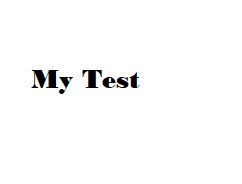
#> input picture app/assets/images/test.jpg, 242 x 184 px
$ python contours.py ../images/test.jpg
#> lines starting #> are read from the running program, lines starting #| are printed output that depends on the picture; after the words box and inside, x2 and y2 are one past the last pixel; in counts of white or black regions, pixels touching at a corner belong together
import numpy as np
import cv2
import sys
import math
from PIL import Image

file = str(sys.argv[1])

#get image size
img = Image.open(file)
#> img is the input picture: PIL image 242x184 RGB; mean R, G, B 250.4, 250.4, 250.4
img_width, img_height = img.size
#> img_width = 242; img_height = 184
#resize if too large
max_size = 1000
if (img_height > max_size or img_width > max_size):
	img.thumbnail([max_size, max_size])
	img.save(file)
	img_width, img_height = img.size

im = cv2.imread(file)

imgray = cv2.cvtColor(im,cv2.COLOR_BGR2GRAY)
ret,thresh = cv2.threshold(imgray,127,255,0)
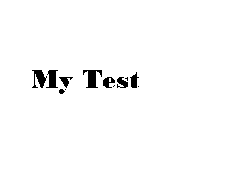
#> thresh: shape (184, 242); 98.2% white; 12 black regions (4 under 20 px)
contours, hier = cv2.findContours(thresh,cv2.RETR_LIST,cv2.CHAIN_APPROX_SIMPLE)
#> contours = 18 contours, 9 with area under 20; largest, box (x1, y1, x2, y2) and area: (0, 0, 242, 184) 44103, (82, 69, 103, 89) 226, (31, 69, 47, 89) 186, (45, 69, 59, 89) 166, (102, 76, 116, 89) 107

contours_list = []
# get rid of image border
for contour in contours:
	contours_list.append(contour.tolist())
#> this loop made 18 passes
#> contour on passes 1, 3, 4, 5, 7, 13, 18: [[64, 89], [65, 88], [66, 89], [65, 90]], [[137, 86], [138, 85], [139, 86], [138, 87]], [[112, 86], [113, 85], [114, 86], [113, 87]], [[113, 85], [114, 84], [115, 85], [114, 86]], [[109, 78], [109, 81], [110, 81], [110, 78]], [[46, 74], [47, 73], [48, 74], [47, 75]], [[0, 0], [0, 183], [241, 183], [241, 0]]
#> after the loop, contours_list = 18 items
contours_list = contours_list[:-1]
#> contours_list = 17 items
item = [[0,0]]
#ran = math.floor((img_width * img_height) * 0.0002)
ran = 20
dimx = 0
dimy = 0
for contour in contours_list:
	section = []
	last_unique_point = contour[0][0]
	for idx, node in enumerate(contour):
		#find max
		if node[0][0] > dimx: dimx = node[0][0]
		if node[0][1] > dimy: dimy = node[0][1]

		if(idx != 0):
			#only get points that have a unique value
			if(last_unique_point[0] - ran <= node[0][0] <= last_unique_point[0] + ran and last_unique_point[1] - ran <= node[0][1] <= last_unique_point[1] + ran):
				pass
			else:
				last_unique_point = node[0]
				section.append(node)
		else:
			section.append(node)
	item.append(section)
#> this loop made 17 passes
#> after the loop, dimx = 139; dimy = 94; item = 18 items
item[0][0] = dimx
item[0][1] = dimy
print(item)
#> (printed output is left out)
